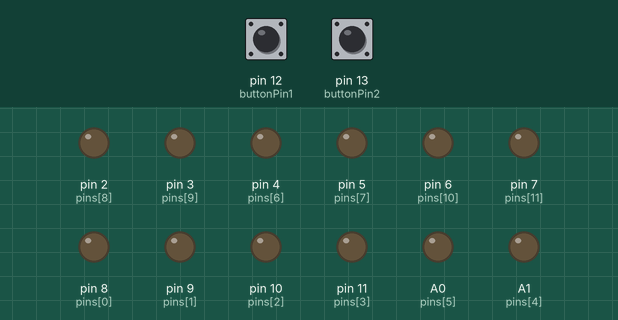
Recording of a sketch running on a simulated Arduino Uno, built with avr-gcc and run on an emulated ATmega328P. Shown: output pins drawn as LEDs (lit = HIGH). Inputs (shaded band) come from the test bench; at power-on: pin 12 (buttonPin1) LOW, pin 13 (buttonPin2) LOW. Random numbers use the default seed unless the sketch sets one.

Above: at 1.2 s.
1.3 s: pin 12 (buttonPin1) pulled HIGH for 0.15 s
At 1.7 s:
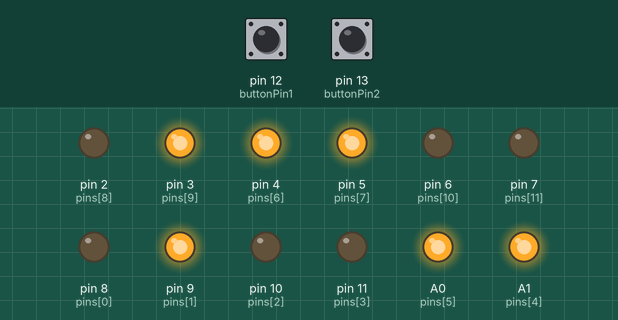
At 3.7 s:
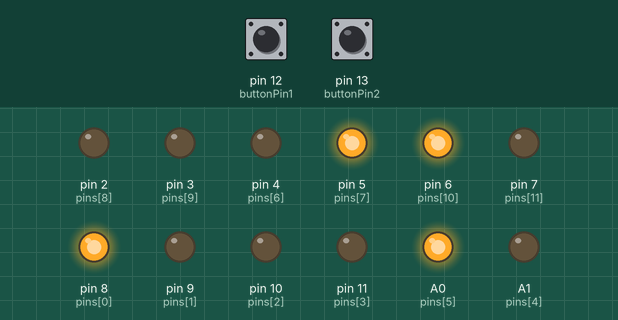
7.4 s: pin 13 (buttonPin2) pulled HIGH for 3.2 s
At 11.7 s:
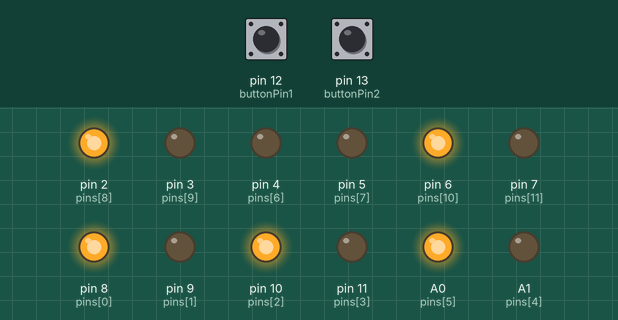
Timing chart, 0 to 19.6 s (numbered marks = the images above; inputs shaded):
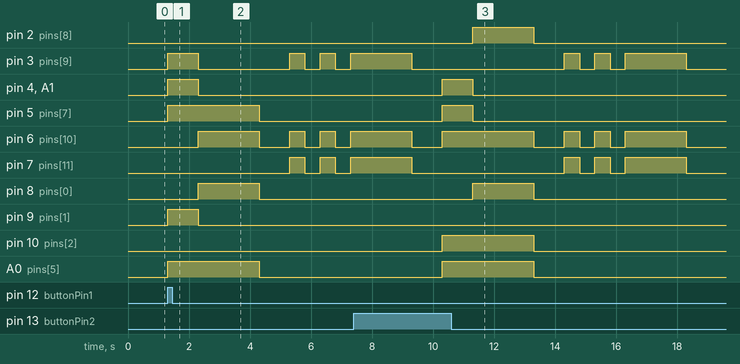

The sketch:

Memory.ino
```cpp
/*
Fast and Dirty by Julius Seltenheim, Mail@Julius-Seltenheim.com

Am Anfang jeder Spielrunde blinkt ein Pattern auf, das es zu finden gilt.
Danach wird alle paar Sekunden ein Pattern angezeigt. Ist es das gesuchte,
muss der Spieler auf seinen Knopf drücken.

Bei richtiger Antwort gibt es einen Punkt, sonst kriegt der Gegner einen.
(Der Pfeil, der nach Knopfdruck erscheint, zeigt an, von welchem Spieler
das Drücken gewertet wurde)

Nach 5 Runden ist das Spiel vorbei und der Gewinner wird ermittelt.
*/
#define BOARDBK
#include "pins.h"


int numberleds = 12;
//button stuff
int buttonState1 = 0;    // variable for reading the pushbutton status
int lastButtonState1 = 0;
int buttonState2 = 0;
int lastButtonState2 = 0;
//player stuff
int score1;
int score2;
int clicked = -1;

//game logic stuff
int curMode = 1;
// 1 - startScreen
// 2 - searching
// 3 - clicked
// 4 - end screen
// 5 - show new pattern
int rounds = 5;
int curRound = 1;
int curPattern = -1;
int curDisplayed = -1;
#define patternCount 5
int allPattern[patternCount][12];
//time stuff
int time = 0;
long lastMillis;
int actionAt = 2000;

void setup() {
  pinMode(buttonPin1,INPUT);
  for (int i=0;i<numberleds;i++)
    pinMode(pins[i], OUTPUT);

  randomSeed(analogRead(2));
  lastMillis = millis();
  setupPattern();
}

void setupPattern() {
  int count = 0;
  while (count < patternCount) {
    int* s = createPattern();

    //check if scheme exist
    for(int i = 0; i < count; i++) {
      if(patternEqual(s,&allPattern[i][0])) {
        continue;
      }
    }
    copyPattern(s,&allPattern[count++][0]);
  }
}

void copyPattern(int* from, int*to) {
 for(int i = 0; i < 12; i++) {
  to[i] = from[i];
 }
}

int* createPattern() {
  int s[12];
  for(int i = 0; i < 12; i++) {
    if(random(100) <= 50) {
      s[i] = ON;
    }
    else {
      s[i] = OFF;
    }
  }

  return &s[0];
}

boolean patternEqual(int* s1, int* s2) {
  for(int i = 0; i < 12; i++) {
    if(s1[i] != s2[i]) return false;
  }
  return true;
}

void loop() {

  checkForAction();
  checkButton();

  if(buttonState1 == ON && lastButtonState1 == OFF) {
    clicked = 1;
    time = 10000;
    curMode = 3;
  }

  if(buttonState2 == ON && lastButtonState2 == OFF) {
    clicked = 2;
    time = 10000;
    curMode = 3;
  }
}


void checkForAction() {
  long curMillis = millis();

  time += curMillis - lastMillis;
  lastMillis = curMillis;
  if(time >= actionAt) {
    if(curMode == 1) {
      for(int i = 0; i < patternCount; i++) {
        displayPattern(allPattern[i]);
        delay(750);
      }
      curMode = 5;
    }
    if(curMode == 2) {
      clearScreen();
      delay(500);
      int p = rand() % patternCount;
      curDisplayed = p;
      displayPattern(allPattern[p]);
    }
    if(curMode == 3) {
      if(clicked == 1) arrowRightScreen();
      if(clicked == 2) arrowLeftScreen();
      delay(1000);
      if(curDisplayed == curPattern) {
        if(clicked == 1) score1++;
        if(clicked == 2) score2++;
        correctScreen();
      }
      else {
        if(clicked == 1) score2++;
        if(clicked == 2) score1++;
        wrongScreen();
      }

      delay(2000);

      if(rounds == curRound++) {
        curMode = 4;
      }
      else {
        curMode = 5;
      }
    }
    if(curMode == 4) {
      if(score1 < score2) {
        arrowLeftScreen();
      }
      else {
        arrowRightScreen();
      }
    }
    if(curMode == 5) {
      int p = rand() % patternCount;
      curPattern = p;
      curDisplayed = -1;
      clearScreen();
      delay(1000);
      displayPattern(allPattern[p]);
      delay(500);
      clearScreen();
      delay(500);
      displayPattern(allPattern[p]);
      delay(500);
      clearScreen();
      delay(500);
      displayPattern(allPattern[p]);
      delay(2000);
      clearScreen();
      delay(1000);
      curMode = 2;
    }
    time = 0;
  }
}

void displayPattern(int p[]) {
  clearScreen();
  for(int i = 0; i < 12; i++) {
    digitalWrite(pins[i],p[i]);
  }
}

void checkButton(){
  lastButtonState1 = buttonState1;
  lastButtonState2 = buttonState2;
  buttonState1 = digitalRead(buttonPin1);
  buttonState2 = digitalRead(buttonPin2); // this is garbage if there is no second button
}

void clearScreen() {
  digitalWrite(pins[0],OFF);
  digitalWrite(pins[1],OFF);
  digitalWrite(pins[2],OFF);
  digitalWrite(pins[3],OFF);
  digitalWrite(pins[4],OFF);
  digitalWrite(pins[5],OFF);
  digitalWrite(pins[6],OFF);
  digitalWrite(pins[7],OFF);
  digitalWrite(pins[8],OFF);
  digitalWrite(pins[9],OFF);
  digitalWrite(pins[10],OFF);
  digitalWrite(pins[11],OFF);
}

void fillScreen() {
  digitalWrite(pins[0],ON);
  digitalWrite(pins[1],ON);
  digitalWrite(pins[2],ON);
  digitalWrite(pins[3],ON);
  digitalWrite(pins[4],ON);
  digitalWrite(pins[5],ON);
  digitalWrite(pins[6],ON);
  digitalWrite(pins[7],ON);
  digitalWrite(pins[8],ON);
  digitalWrite(pins[9],ON);
  digitalWrite(pins[10],ON);
  digitalWrite(pins[11],ON);
}

void correctScreen() {
  digitalWrite(pins[0],ON);
  digitalWrite(pins[1],OFF);
  digitalWrite(pins[2],OFF);
  digitalWrite(pins[3],OFF);
  digitalWrite(pins[4],OFF);
  digitalWrite(pins[5],ON);
  digitalWrite(pins[6],OFF);
  digitalWrite(pins[7],ON);
  digitalWrite(pins[8],OFF);
  digitalWrite(pins[9],OFF);
  digitalWrite(pins[10],ON);
  digitalWrite(pins[11],OFF);
}

void wrongScreen() {
  digitalWrite(pins[0],ON);
  digitalWrite(pins[1],OFF);
  digitalWrite(pins[2],ON);
  digitalWrite(pins[3],OFF);
  digitalWrite(pins[4],OFF);
  digitalWrite(pins[5],ON);
  digitalWrite(pins[6],OFF);
  digitalWrite(pins[7],OFF);
  digitalWrite(pins[8],ON);
  digitalWrite(pins[9],OFF);
  digitalWrite(pins[10],ON);
  digitalWrite(pins[11],OFF);
}

void arrowLeftScreen() {
  digitalWrite(pins[0],OFF);
  digitalWrite(pins[1],OFF);
  digitalWrite(pins[2],ON);
  digitalWrite(pins[3],OFF);
  digitalWrite(pins[4],ON);
  digitalWrite(pins[5],ON);
  digitalWrite(pins[6],ON);
  digitalWrite(pins[7],ON);
  digitalWrite(pins[8],OFF);
  digitalWrite(pins[9],OFF);
  digitalWrite(pins[10],ON);
  digitalWrite(pins[11],OFF);
}

void arrowRightScreen() {
  digitalWrite(pins[0],OFF);
  digitalWrite(pins[1],ON);
  digitalWrite(pins[2],OFF);
  digitalWrite(pins[3],OFF);
  digitalWrite(pins[4],ON);
  digitalWrite(pins[5],ON);
  digitalWrite(pins[6],ON);
  digitalWrite(pins[7],ON);
  digitalWrite(pins[8],OFF);
  digitalWrite(pins[9],ON);
  digitalWrite(pins[10],OFF);
  digitalWrite(pins[11],OFF);
}
```

pins.h
```cpp
#include <Arduino.h>

#if defined (BOARD1) || defined(BOARD5) || defined(BOARD7) || defined(BOARD9)
#define BOARD6
#endif

#ifdef BOARD0
#define ON LOW
#define OFF HIGH
#else
#define ON HIGH
#define OFF LOW
#endif

#if defined(BOARD0) || defined(BOARD6) || defined(BOARDBK)
const bool hasTwoButtons = true;
const int buttonPin1 = 12;
const int buttonPin2 = 13;
#elif defined(BOARD3)
const bool hasTwoButtons = false;
const int buttonPin1= 3;
const int buttonPin2 = buttonPin1;
#elif defined(BOARD4) || defined(BOARD8)
const bool hasTwoButtons = false;
const int buttonPin1= 12;
const int buttonPin2 = buttonPin1;
#endif

#if defined(BOARD0) || defined(BOARD6) || defined (BOARD8)
int pins[] = {
  8,9,10,11,A0,A1,2,3,4,5,6,7};
#elif defined(BOARDBK)
int pins[] = {
  8,9,10,11,A1,A0,4,5,2,3,6,7};
#elif defined(BOARD4)
int pins[] = {
  A0,A1,2,3,8,9,10,11,4,5,6,7};
#elif defined(BOARD3)
int pins[] = {
  8,9,12,A1,4,6,11,13,5,7,10,A0};
#endif

#ifdef BOARD2

const bool hasTwoButtons = false;
const int buttonPin1= 12;
const int buttonPin2 = buttonPin1;
int pins[] = {
  8,9,10,11,0,1,2,3,4,5,6,7};

#endif
```

Measured:
- after the input at 1.3 s, pin 4 (pins[6]), pin 9 (pins[1]), A1 (pins[4]): LOW → HIGH at once, → LOW 1.0 s later; pin 5 (pins[7]), A0 (pins[5]): LOW → HIGH at once, → LOW 3.0 s later; pin 8 (pins[0]): LOW → HIGH after 1.0 s, → LOW 2.0 s later
- after the input at 7.4 s, pin 2 (pins[8]), pin 8 (pins[0]): LOW → HIGH after 3.9 s, → LOW 2.0 s later; pin 4 (pins[6]), pin 5 (pins[7]), A1 (pins[4]): LOW → HIGH after 2.9 s, → LOW 1.0 s later; pin 10 (pins[2]), A0 (pins[5]): LOW → HIGH after 2.9 s, → LOW 3.0 s later
- by itself, pin 3 (pins[9]), pin 7 (pins[11]): repeats every 1.0 s: HIGH 0.50 s, LOW 0.50 s
